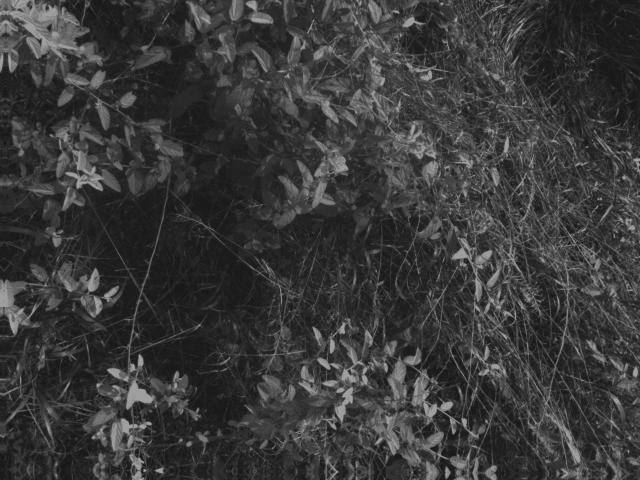
#> input picture Alignment_Tests/IMG_0015_1.tif, 1280 x 960 px (shown at 1/2 size); its folder holds only this picture in this run
$ python -i new_dataset_01.py   (imports and definitions only)
#> lines starting #> are read from the running program, lines starting #| are printed output that depends on the picture
#> further down, picture is the input picture: shape (960, 1280, 3); min 25, max 159, mean 57.5
from pathlib import Path
import numpy as np
import tifffile as tiff
from scipy.ndimage import shift
from skimage.registration import phase_cross_correlation
import cv2
import matplotlib.pyplot as plt
import os
import rasterio


#======================================================================
#======================================================================

# [362 lines left out: functions normalize_band_percentile, load_multiband_image, align_bands_translation, align_bands_translation_exp, plot_bands, denormalize_multiband_image and 1 more, not called in this run]


#======================================================================


def align_bands(
    img_norm,
    ref_band=2,
    method="sift",
    ratio_test=0.75,
    min_matches=10,
):
    """
    Alinha todas as bandas usando uma banda de referência.

    Parameters
    ----------
    img_norm : ndarray (H,W,B)
        Imagem multiespectral normalizada.

    ref_band : int
        Banda de referência (1...B).

    method : str
        Atualmente disponível:
            "sift"

    ratio_test : float
        Limiar do teste de Lowe.

    min_matches : int
        Número mínimo de correspondências para estimar a transformação.

    Returns
    -------
    img_aligned : ndarray
        Imagem alinhada.

    shifts : dict
        Informações do alinhamento de cada banda.
    """
#> called with ref_band = 2, method = 'sift', ratio_test = 0.75, min_matches = 10

    if img_norm.ndim != 3:
        raise ValueError("img_norm deve possuir shape (H,W,B).")

    if not (1 <= ref_band <= img_norm.shape[-1]):
        raise ValueError("ref_band inválida.")

    if method.lower() != "sift":
        raise ValueError("Atualmente apenas method='sift' está implementado.")

    ref_idx = ref_band - 1

    H, W, B = img_norm.shape
#> H = 960; W = 1280; B = 3

    img_aligned = np.zeros_like(img_norm, dtype=np.float32)

    reference = img_norm[:, :, ref_idx].astype(np.float32)

    img_aligned[:, :, ref_idx] = reference
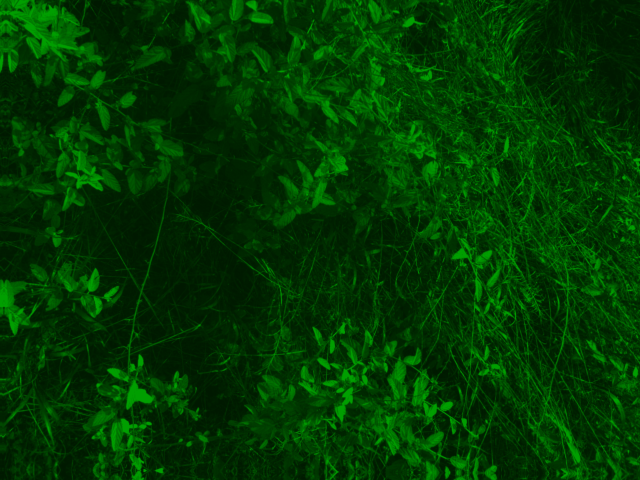
#> img_aligned: shape (960, 1280, 3) float32 (shown at 1/2 size); mean of channels 0, 1, 2 0, 57.5, 0; drawn as B, G, R

    # ------------------------------------------------------------------
    # Conversão para uint8 (SIFT funciona melhor)
    # ------------------------------------------------------------------

    ref_uint8 = np.clip(reference * 255, 0, 255).astype(np.uint8)
#> ref_uint8: shape (960, 1280); every value is 255

    sift = cv2.SIFT_create()

    kp_ref, des_ref = sift.detectAndCompute(ref_uint8, None)
#> kp_ref = (); des_ref = None

    bf = cv2.BFMatcher(cv2.NORM_L2)

    shifts = {}

    shifts[ref_band] = {
        "success": True,
        "transform": np.eye(2, 3, dtype=np.float32),
        "matches": 0,
        "good_matches": 0,
        "inliers": 0,
    }

    # ------------------------------------------------------------------

    for b in range(B):

        if b == ref_idx:
            continue

        moving = img_norm[:, :, b].astype(np.float32)

        mov_uint8 = np.clip(moving * 255, 0, 255).astype(np.uint8)

        kp_mov, des_mov = sift.detectAndCompute(mov_uint8, None)

        info = {
            "success": False,
            "transform": None,
            "matches": 0,
            "good_matches": 0,
            "inliers": 0,
        }

        # Não encontrou descritores
        if des_ref is None or des_mov is None:

            img_aligned[:, :, b] = moving
            shifts[b + 1] = info
            continue

        matches = bf.knnMatch(des_mov, des_ref, k=2)

        info["matches"] = len(matches)

        # Lowe ratio test
        good = []

        for m, n in matches:

            if m.distance < ratio_test * n.distance:
                good.append(m)

        info["good_matches"] = len(good)

        if len(good) < min_matches:

            img_aligned[:, :, b] = moving
            shifts[b + 1] = info
            continue

        pts_mov = np.float32(
            [kp_mov[m.queryIdx].pt for m in good]
        ).reshape(-1, 1, 2)

        pts_ref = np.float32(
            [kp_ref[m.trainIdx].pt for m in good]
        ).reshape(-1, 1, 2)

        M, inliers = cv2.estimateAffinePartial2D(
            pts_mov,
            pts_ref,
            method=cv2.RANSAC,
            ransacReprojThreshold=3,
            maxIters=5000,
            confidence=0.99,
        )

        if M is None:

            img_aligned[:, :, b] = moving
            shifts[b + 1] = info
            continue

        aligned = cv2.warpAffine(
            moving,
            M,
            (W, H),
            flags=cv2.INTER_LINEAR,
            borderMode=cv2.BORDER_REFLECT,
        )

        img_aligned[:, :, b] = aligned

        info["success"] = True
        info["transform"] = M

        if inliers is not None:
            info["inliers"] = int(inliers.sum())

        shifts[b + 1] = info
#> after the loop, shifts = 3 items

    return img_aligned, shifts


# [85 lines of commented-out code are left out]

DATA_DIR = "/media/marcelo/HD_8t/Marcelo__Seagate_8tb/Embrapa/Embrapa_Experimentos/Datasets/PlantaDaninha_BoaVista"
NEW_DATA_DIR = "/media/marcelo/HD_8t/Marcelo__Seagate_8tb/Embrapa/Embrapa_Experimentos/Datasets/PlantaDaninha_BoaVista_Aligned"

#======================================================================

# [1 line that did not run here, left out]

# [46 lines not run here, left out]


#======================================================================
#======================================================================

>>> import cv2
>>> picture = cv2.imread('../../Alignment_Tests/IMG_0015_1.tif')
>>> result = align_bands(picture)

$ run again, on Alignment_Tests/IMG_0015_2.tif
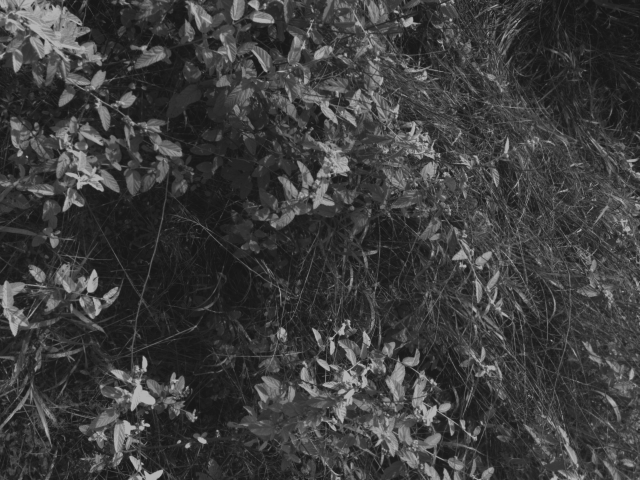
#> input picture Alignment_Tests/IMG_0015_2.tif, 1280 x 960 px (shown at 1/2 size)
#> picture is the input picture: shape (960, 1280, 3); min 23, max 179, mean 61.4
#> in align_bands, `img_aligned[:, :, ref_idx] = reference`:
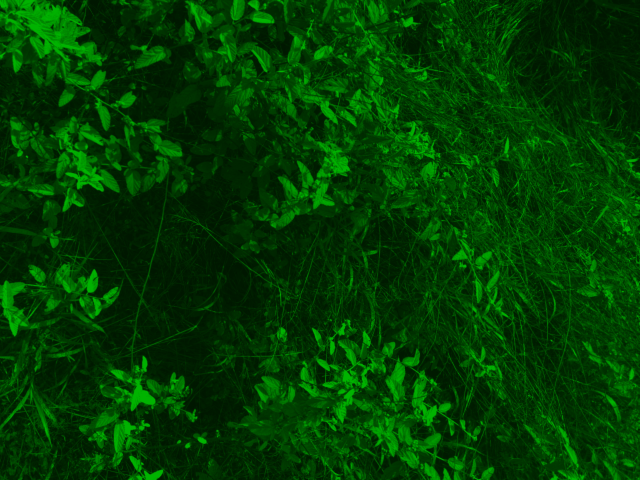
#> img_aligned: shape (960, 1280, 3) float32 (shown at 1/2 size); mean of channels 0, 1, 2 0, 61.4, 0; drawn as B, G, R
#> ref_uint8: shape (960, 1280); every value is 255
#> kp_ref = (); des_ref = None
#> after the loop in align_bands, `for b in range(B):`: shifts = 3 items
